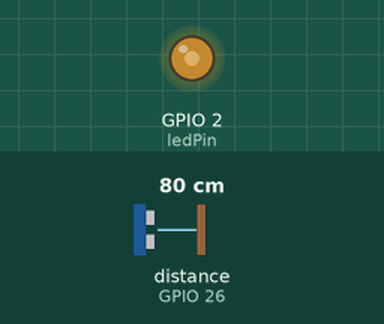
The sketch below on a simulated ESP32. On the bench: output pins drawn as LEDs (lit = HIGH). Wiring (inferred from the names in the program): ultrasonic range finder: trigger GPIO 25; echo GPIO 26. Inputs (shaded band) come from the test bench; at power-on: distance to the obstacle (sensor on GPIO 26) 80 cm. The echo pulse lasts 58.3 µs per cm; pins used as bus, display or sensor lines are not drawn.

Above: at 1.2 s.
1.3 s: distance to the obstacle (sensor on GPIO 26) set to 65 cm
4.3 s: distance to the obstacle (sensor on GPIO 26) set to 57 cm
At 4.9 s:
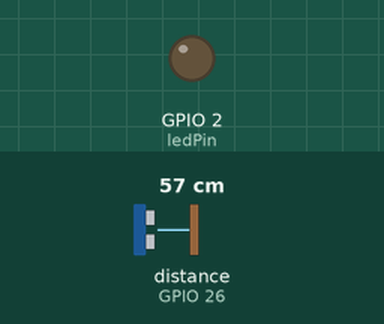
7.3 s: distance to the obstacle (sensor on GPIO 26) set to 299 cm
At 7.46 s:
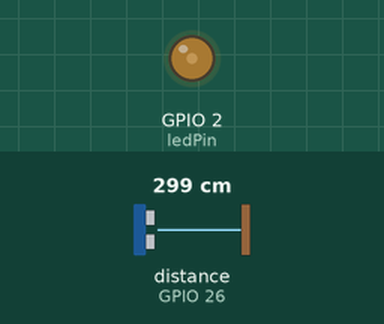
10.3 s: distance to the obstacle (sensor on GPIO 26) set to 18 cm
At 10.6 s:
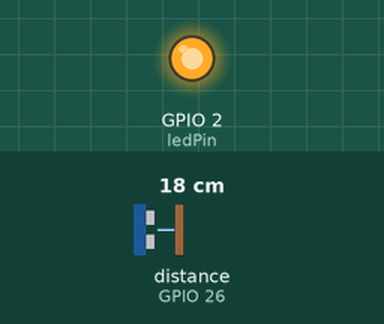
Timing chart, 0 to 14.3 s (numbered marks = the images above; inputs shaded):
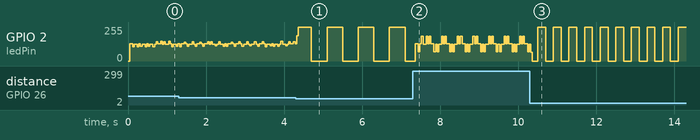

The sketch:

send.ino
```cpp
// 扩展板1代码 - 发送端（修改后）
const int trigPin = 25;    // 超声波触发引脚
const int echoPin = 26;    // 超声波回波引脚
const int ledPin = 2;      // LED指示灯引脚

// ESP32硬件串口2（仅用TX发送数据）
HardwareSerial Board1Serial(2);

unsigned long lastSendTime = 0;
const int sendInterval = 100;  // 固定100ms发送一次（每秒10次）

// LED非阻塞控制变量
unsigned long lastLedChange = 0;  // 记录LED最后一次状态变化时间
bool ledState = LOW;              // 当前LED状态
int blinkInterval = 0;            // 闪烁周期（ms），根据距离动态变化

void setup() {
  pinMode(trigPin, OUTPUT);
  pinMode(echoPin, INPUT);
  pinMode(ledPin, OUTPUT);

  Board1Serial.begin(9600, SERIAL_8N1, 16, 17);  // RX=16（未用）, TX=17
  digitalWrite(ledPin, LOW);
}

void loop() {
  unsigned long currentTime = millis();

  // 固定间隔发送数据（不受LED影响，每秒10次）
  if (currentTime - lastSendTime >= sendInterval) {
    lastSendTime = currentTime;
    float distance = getDistance();
    sendDataToBoard2(distance);
    updateBlinkInterval(distance);  // 根据距离更新LED闪烁周期
  }

  // 非阻塞控制LED闪烁（独立于数据发送节奏）
  if (currentTime - lastLedChange >= blinkInterval / 2) {  // 周期的一半切换一次状态
    lastLedChange = currentTime;
    ledState = !ledState;
    digitalWrite(ledPin, ledState);
  }
}

// 超声波测距（不变）
float getDistance() {
  digitalWrite(trigPin, LOW);
  delayMicroseconds(5);
  digitalWrite(trigPin, HIGH);
  delayMicroseconds(10);
  digitalWrite(trigPin, LOW);

  unsigned long duration = pulseIn(echoPin, HIGH, 30000);  // 30ms超时
  float distance = duration * 0.034 / 2;

  if (distance > 400 || distance < 2 || duration == 0) {
    return 0;
  }
  return distance;
}

// 发送数据（不变）
void sendDataToBoard2(float dist) {
  Board1Serial.println(dist);
}

// 根据距离更新LED闪烁周期（核心修改）
void updateBlinkInterval(float dist) {
  if (dist <= 0 || dist > 400) {  // 无效距离：中等频率闪烁
    blinkInterval = 1000;  // 周期1000ms（亮500ms，灭500ms）
  } else if (dist <= 10) {  // 近距离：快速闪烁
    blinkInterval = 100;   // 周期100ms（亮50ms，灭50ms）
  } else if (dist <= 30) {  // 中近距离：中速闪烁
    blinkInterval = 400;   // 周期400ms（亮200ms，灭200ms）
  } else if (dist <= 60) {  // 中远距离：慢速闪烁
    blinkInterval = 800;   // 周期800ms（亮400ms，灭400ms）
  } else {  // 远距离：常亮（周期设为0，通过特殊处理保持常亮）
    blinkInterval = 0;
    digitalWrite(ledPin, HIGH);  // 强制常亮
  }
}
```

Measured:
- the behaviour switches between 61 and 60 cm on distance to the obstacle (sensor on GPIO 26) (found by bisection; images 0 and 1)
- by itself, GPIO 2 (ledPin): moves between 0/255 and 255/255, repeating every 0.80 s
